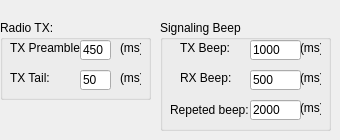
    <widget class="QWidget" name="Radio">
     <attribute name="icon">
      <iconset>
       <normaloff>:/icons/icons/if_panneau de configuration old school_37762.png</normaloff>:/icons/icons/if_panneau de configuration old school_37762.png</iconset>
     </attribute>
     <attribute name="title">
      <string>Radio</string>
     </attribute>
     <widget class="QGroupBox" name="groupBox_7">
      <property name="enabled">
       <bool>true</bool>
      </property>
      <property name="geometry">
       <rect>
        <x>160</x>
        <y>20</y>
        <width>171</width>
        <height>111</height>
       </rect>
      </property>
      <property name="title">
       <string>Signaling Beep</string>
      </property>
      <widget class="QLabel" name="label_17">
       <property name="geometry">
        <rect>
         <x>140</x>
         <y>20</y>
         <width>21</width>
         <height>16</height>
        </rect>
       </property>
       <property name="text">
        <string>(ms)</string>
       </property>
      </widget>
      <widget class="QLineEdit" name="line_txbeep">
       <property name="geometry">
        <rect>
         <x>90</x>
         <y>20</y>
         <width>51</width>
         <height>20</height>
        </rect>
       </property>
       <property name="text">
        <string>1000</string>
       </property>
      </widget>
      <widget class="QLabel" name="label_18">
       <property name="geometry">
        <rect>
         <x>20</x>
         <y>20</y>
         <width>71</width>
         <height>16</height>
        </rect>
       </property>
       <property name="text">
        <string>TX Beep:</string>
       </property>
      </widget>
      <widget class="QLabel" name="label_19">
       <property name="geometry">
        <rect>
         <x>140</x>
         <y>50</y>
         <width>21</width>
         <height>16</height>
        </rect>
       </property>
       <property name="text">
        <string>(ms)</string>
       </property>
      </widget>
      <widget class="QLineEdit" name="line_rxbeep">
       <property name="geometry">
        <rect>
         <x>90</x>
         <y>50</y>
         <width>51</width>
         <height>20</height>
        </rect>
       </property>
       <property name="text">
        <string>500</string>
       </property>
      </widget>
      <widget class="QLabel" name="label_20">
       <property name="geometry">
        <rect>
         <x>20</x>
         <y>50</y>
         <width>71</width>
         <height>16</height>
        </rect>
       </property>
       <property name="text">
        <string>RX Beep:</string>
       </property>
      </widget>
      <widget class="QLabel" name="label_21">
       <property name="geometry">
        <rect>
         <x>140</x>
         <y>80</y>
         <width>21</width>
         <height>16</height>
        </rect>
       </property>
       <property name="text">
        <string>(ms)</string>
       </property>
      </widget>
      <widget class="QLineEdit" name="line_repbeep">
       <property name="geometry">
        <rect>
         <x>90</x>
         <y>80</y>
         <width>51</width>
         <height>20</height>
        </rect>
       </property>
       <property name="text">
        <string>2000</string>
       </property>
      </widget>
      <widget class="QLabel" name="label_22">
       <property name="geometry">
        <rect>
         <x>10</x>
         <y>80</y>
         <width>81</width>
         <height>20</height>
        </rect>
       </property>
       <property name="text">
        <string>Repeted beep:</string>
       </property>
      </widget>
     </widget>
     <widget class="QGroupBox" name="groupBox_6">
      <property name="geometry">
       <rect>
        <x>0</x>
        <y>20</y>
        <width>151</width>
        <height>80</height>
       </rect>
      </property>
      <property name="title">
       <string>Radio TX:</string>
      </property>
      <widget class="QLabel" name="label_13">
       <property name="geometry">
        <rect>
         <x>10</x>
         <y>20</y>
         <width>71</width>
         <height>16</height>
        </rect>
       </property>
       <property name="text">
        <string>TX Preamble:</string>
       </property>
      </widget>
      <widget class="QLabel" name="label_14">
       <property name="geometry">
        <rect>
         <x>10</x>
         <y>50</y>
         <width>71</width>
         <height>16</height>
        </rect>
       </property>
       <property name="text">
        <string>TX Tail:</string>
       </property>
      </widget>
      <widget class="QLineEdit" name="line_txpreamble">
       <property name="geometry">
        <rect>
         <x>80</x>
         <y>20</y>
         <width>31</width>
         <height>20</height>
        </rect>
       </property>
       <property name="text">
        <string>450</string>
       </property>
      </widget>
      <widget class="QLineEdit" name="line_txtail">
       <property name="geometry">
        <rect>
         <x>80</x>
         <y>50</y>
         <width>31</width>
         <height>20</height>
        </rect>
       </property>
       <property name="text">
        <string>50</string>
       </property>
      </widget>
      <widget class="QLabel" name="label_15">
       <property name="geometry">
        <rect>
         <x>120</x>
         <y>20</y>
         <width>21</width>
         <height>16</height>
        </rect>
       </property>
       <property name="text">
        <string>(ms)</string>
       </property>
      </widget>
      <widget class="QLabel" name="label_16">
       <property name="geometry">
        <rect>
         <x>120</x>
         <y>50</y>
         <width>21</width>
         <height>16</height>
        </rect>
       </property>
       <property name="text">
        <string>(ms)</string>
       </property>
      </widget>
     </widget>
    </widget>
